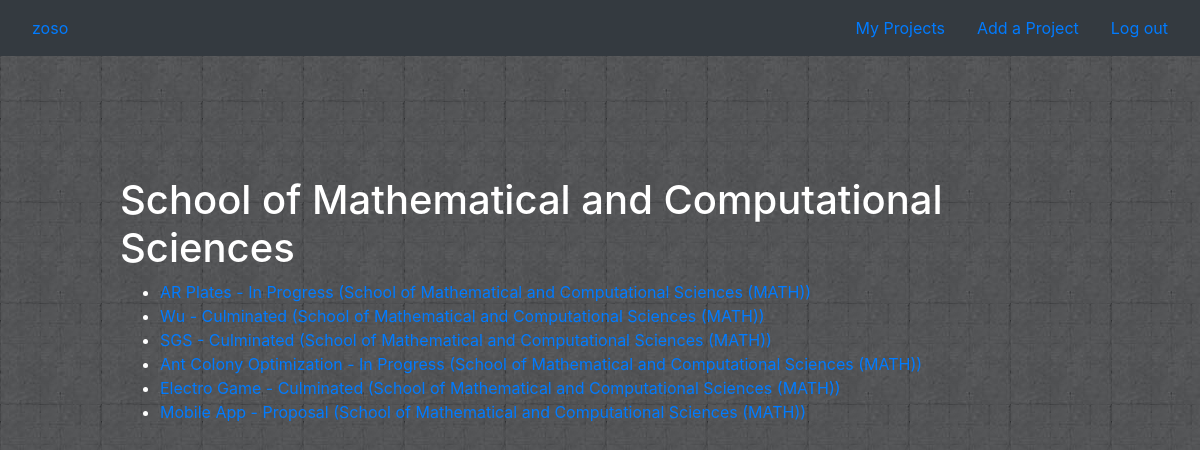
Screenshot of /home/MATH (signed in) with the database file from the repository.
### projects/models.py (models this page shows)
class School(models.Model):
    name = models.CharField(max_length=300)
    code = models.CharField(max_length=4)
    img = models.CharField(default ="",max_length=40)
    def __str__(self):
        return f"{self.name} ({self.code})"

class Project(models.Model):
    name = models.CharField(max_length=64)
    description = models.CharField(max_length=200)
    state = models.CharField(max_length=20)
    school = models.ForeignKey(School, on_delete=models.CASCADE, related_name="projects_school")
    comments = models.ManyToManyField(User, blank=True, related_name="reviews", through='Review')
    user = models.ForeignKey(User, default = "", on_delete=models.CASCADE, related_name="projects_user")
    def __str__(self):
        return f"{self.name} - {self.state} ({self.school})"

### projects/views.py (the view)
# urls.py: path("home/<str:school_code>", views.school, name="school"),
def school(request,school_code):
    try:
        school = School.objects.get(code=school_code)
    except School.DoesNotExist:
        raise render(request, "projects/error.html",{"message": "No School."})
    context = {
        "school": school,
        "projects": school.projects_school.all()
    }
    return render(request, "projects/school.html", context)

### projects/templates/projects/school.html (shortened to what this page needs)
{% extends "projects/layout.html" %}
{% block body %}
<div class="main">
    <h1> {{ school.name }} </h1>
    <ul>
        {% for project in projects %}
            <li>
                    <a href="{% url 'project' school.code project.id %}">  {{ project }} </a>
            </li>
        {% endfor %}
    </ul>
</div>
{% endblock %}

### projects/templates/projects/layout.html (shortened to what this page needs)
{% load static %}
<!DOCTYPE html>
<html lang="en" dir="ltr">
  <head>
    <link rel="stylesheet" href="https://stackpath.bootstrapcdn.com/bootstrap/4.3.1/css/bootstrap.min.css">
    <link rel="stylesheet" href="{% static 'orders/main.css' %}"/>
    <link rel="stylesheet" href="https://cdnjs.cloudflare.com/ajax/libs/font-awesome/4.7.0/css/font-awesome.min.css">
  </head>
  <body>
    <nav class="navbar navbar-default bg-dark navbar-dark" role="navigation">
      <ul class="nav navbar-left" >
          <li class="nav-item"><a class="nav-link active" href="/"> {{ user.username }}</a></li>
      </ul>
      <ul class="nav navbar-right" >
        {% if user.username %}
          <li class="nav-item"><a class="nav-link" href="{% url 'list_projects' user.username %}">My Projects</a></li>
        {% else %}
          <li class="nav-item"><a class="nav-link" href="">My Projects</a></li>
        {% endif %}
          <li class="nav-item"><a class="nav-link" href="{% url 'create_project' %}">Add a Project</a></li>
          <li class="nav-item"><a class="nav-link" href="/users/logout">Log out</a></li>
      </ul>
      </nav>
            {% block body %}
            {% endblock %}
  </body>
</html>

### projects/static/orders/main.css (style rules this page uses)
body { background-image: url( "img_black_texture2.jpg"); background-repeat: repeat; color: #ffffff; }
.main { padding: 10%; }
h1, h2, h3, h4, h5, h6 { color: #ffffff; }

### rows the page displays
School: name "School of Mathematical and Computational Sciences"
Project: name+state+school "AR Plates - In Progress (School of Mathematical and Computational Sciences (MATH))"
Project: name+state+school "Wu - Culminated (School of Mathematical and Computational Sciences (MATH))"
Project: name+state+school "SGS - Culminated (School of Mathematical and Computational Sciences (MATH))"
Project: name+state+school "Ant Colony Optimization - In Progress (School of Mathematical and Computational Sciences (MATH))"
Project: name+state+school "Electro Game - Culminated (School of Mathematical and Computational Sciences (MATH))"
Project: name+state+school "Mobile App - Proposal (School of Mathematical and Computational Sciences (MATH))"

### other values shown
{{ user.username }} "zoso"
